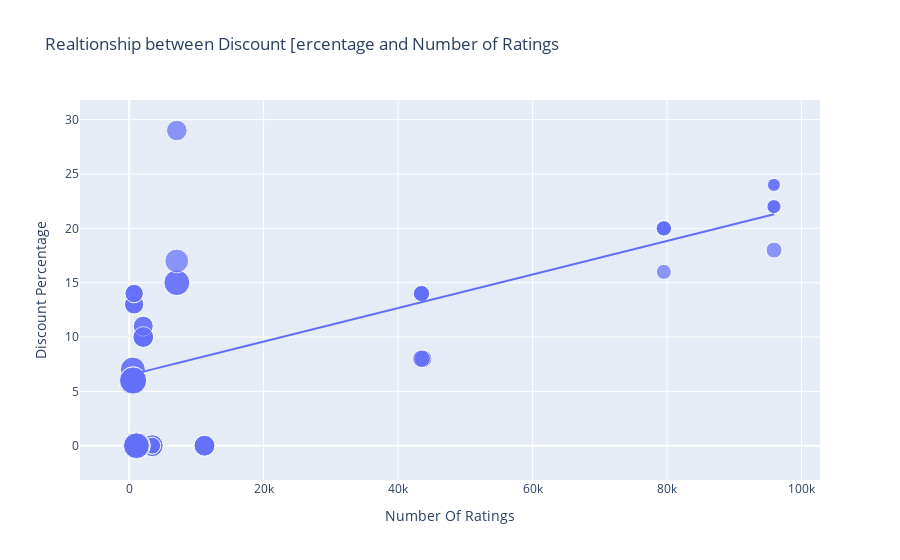

Source (notebook cell):
### Code cell
figure = px.scatter(data_frame = data, x ="Number Of Ratings", y= "Discount Percentage", size = "Sale Price", trendline = "ols", title = "Realtionship between Discount [ercentage and Number of Ratings")
figure.show()

### Figure 1 — Plotly figure (JSON) as saved in the notebook; plotly's stock layout.template omitted (floating-point values rounded to 4 significant figures)
{"data": [{"hovertemplate": "Number Of Ratings=%{x}<br>Discount Percentage=%{y}<br>Sale Price=%{marker.size}<extra></extra>", "legendgroup": "", "marker": {"color": "#636efa", "size": [49900, 84900, 84900, 77000, 77000, 49900, 49900, 77000, 89900, 41999, 39999, 41999, 41999, 41999, 131900, 117100, 131900, 117100, 74999, 117900, 117100, 117900, 99900, 44999, 140900, 130900, 64900, 120900, 59900, 75900, 110900, 130900, 120900, 64900, 64900, 75900, 75900, 120900, 59900, 120900, 75900, 140900, 70900, 70900, 75900, 59900, 110900, 120900, 130900, 130900, 54999, 54999, 29999, 34999, 34999, 34999, 54999, 29999, 46999, 46999, 46999, 46999], "sizemode": "area", "sizeref": 352.2, "symbol": "circle"}, "mode": "markers", "name": "", "orientation": "v", "showlegend": false, "type": "scatter", "x": [3431, 3431, 3431, 11202, 11202, 3431, 3431, 11202, 1454, 79512, 79512, 79582, 79512, 79512, 1078, 1078, 1078, 1078, 7088, 7088, 1078, 7088, 7081, 95909, 542, 580, 740, 545, 740, 2101, 545, 580, 580, 730, 730, 2101, 2101, 580, 740, 580, 2092, 545, 2101, 2092, 2101, 740, 545, 580, 580, 580, 43707, 43707, 95807, 95909, 95807, 95909, 43470, 95909, 43470, 43470, 43470, 43470], "xaxis": "x", "y": [0, 0, 0, 0, 0, 0, 0, 0, 0, 20, 16, 20, 20, 20, 0, 0, 0, 0, 29, 15, 0, 15, 17, 18, 6, 6, 13, 6, 14, 10, 7, 6, 6, 13, 13, 10, 10, 6, 14, 6, 10, 6, 11, 11, 10, 14, 7, 6, 6, 6, 8, 8, 24, 22, 22, 22, 8, 24, 14, 14, 14, 14], "yaxis": "y"}, {"hovertemplate": "<b>OLS trendline</b><br>Discount Percentage = 0.000154292 * Number Of Ratings + 6.49233<br>R<sup>2</sup>=0.468988<br><br>Number Of Ratings=%{x}<br>Discount Percentage=%{y} <b>(trend)</b><extra></extra>", "legendgroup": "", "marker": {"color": "#636efa", "symbol": "circle"}, "mode": "lines", "name": "", "showlegend": false, "type": "scatter", "x": [542, 545, 545, 545, 545, 580, 580, 580, 580, 580, 580, 580, 580, 730, 730, 740, 740, 740, 740, 1078, 1078, 1078, 1078, 1078, 1454, 2092, 2092, 2101, 2101, 2101, 2101, 2101, 3431, 3431, 3431, 3431, 3431, 7081, 7088, 7088, 7088, 11202, 11202, 11202, 43470, 43470, 43470, 43470, 43470, 43707, 43707, 79512, 79512, 79512, 79512, 79582, 95807, 95807, 95909, 95909, 95909, 95909], "xaxis": "x", "y": [6.576, 6.576, 6.576, 6.576, 6.576, 6.582, 6.582, 6.582, 6.582, 6.582, 6.582, 6.582, 6.582, 6.605, 6.605, 6.607, 6.607, 6.607, 6.607, 6.659, 6.659, 6.659, 6.659, 6.659, 6.717, 6.815, 6.815, 6.816, 6.816, 6.816, 6.816, 6.816, 7.022, 7.022, 7.022, 7.022, 7.022, 7.585, 7.586, 7.586, 7.586, 8.221, 8.221, 8.221, 13.2, 13.2, 13.2, 13.2, 13.2, 13.24, 13.24, 18.76, 18.76, 18.76, 18.76, 18.77, 21.27, 21.27, 21.29, 21.29, 21.29, 21.29], "yaxis": "y"}], "layout": {"legend": {"itemsizing": "constant", "tracegroupgap": 0}, "title": {"text": "Realtionship between Discount [ercentage and Number of Ratings"}, "xaxis": {"anchor": "y", "domain": [0, 1], "title": {"text": "Number Of Ratings"}}, "yaxis": {"anchor": "x", "domain": [0, 1], "title": {"text": "Discount Percentage"}}}}
